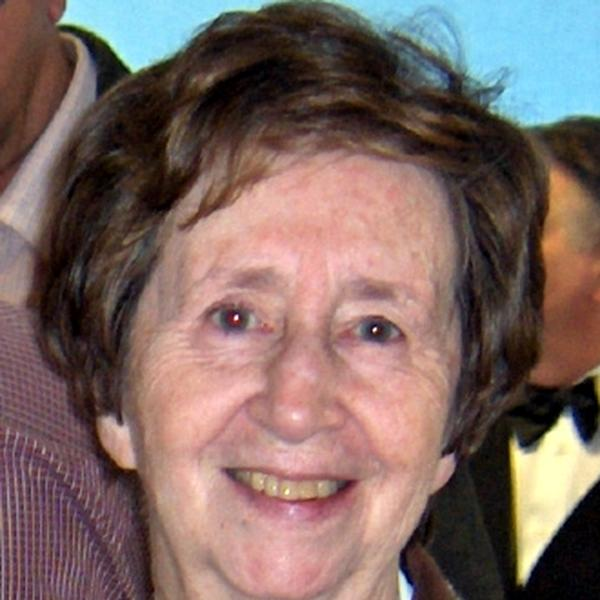
#> input picture orcid-stippling/test_crop1.jpg, 600 x 600 px
$ python process_portrait.py
#> lines starting #> are read from the running program, lines starting #| are printed output that depends on the picture; after the words box and inside, x2 and y2 are one past the last pixel; in counts of white or black regions, pixels touching at a corner belong together
from PIL import Image, ImageOps, ImageFilter, ImageEnhance
import numpy as np

im = Image.open('test_crop1.jpg').convert('RGB')
#> im is the input picture: PIL image 600x600 RGB; mean R, G, B 125, 103.9, 99.2
arr = np.array(im, dtype=np.float32)
r, g, b = arr[:,:,0], arr[:,:,1], arr[:,:,2]
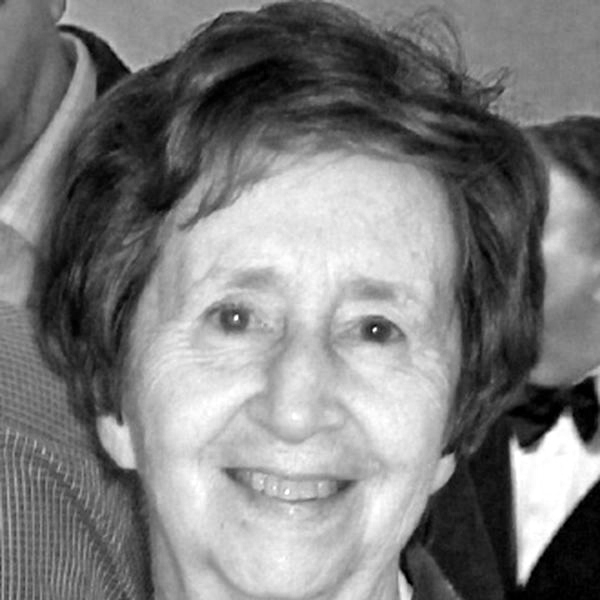
#> r: shape (600, 600) float32; min 0, max 255, mean 125
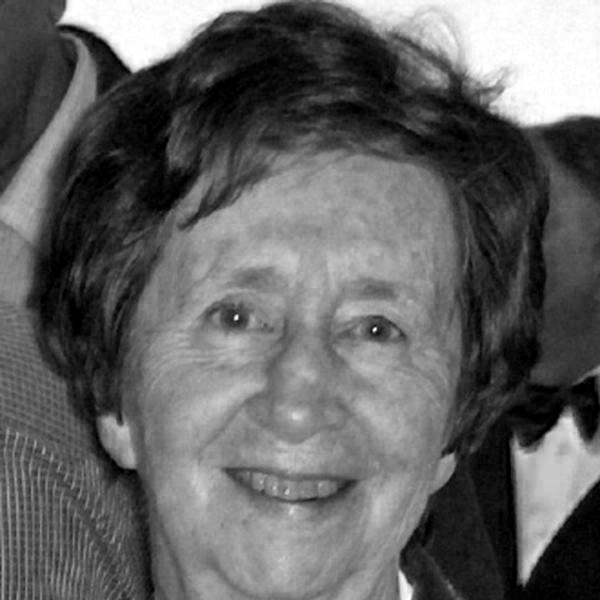
#> b: shape (600, 600) float32; min 0, max 255, mean 99.2

h, w, _ = arr.shape
#> h = 600; w = 600
Y, X = np.mgrid[:h, :w]

# Initialize mask with 1 (subject)
mask = np.ones((h, w), dtype=np.float32)

# 1. Cyan background (top-right)
cyan = (b > 130) & (b > r + 15)
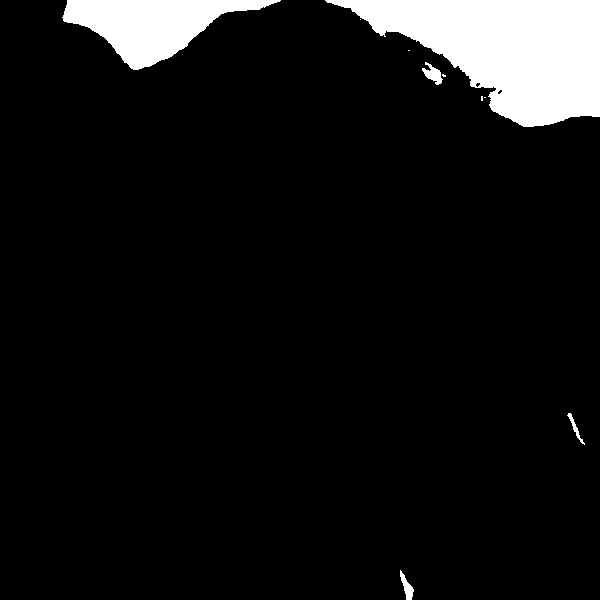
#> cyan: shape (600, 600) bool; 7.8% white; 10 white regions (5 under 20 px), largest, box (x1, y1, x2, y2) and area: (325, 0, 600, 127) 20074, (62, 0, 281, 70) 7475, (422, 62, 443, 85) 229, (400, 570, 414, 600) 184, (567, 413, 585, 445) 115
mask[cyan] = 0.0

# 2. Tuxedo and person on the right
tux = (X > 420) & (r < 90) & (g < 90) & (b < 90)
#> tux: shape (600, 600) bool; 15.2% white; 8 white regions (7 under 20 px), largest, box (x1, y1, x2, y2) and area: (421, 51, 600, 600) 54614
mask[tux] = 0.0
person_r = (X > 465)
mask[person_r] = 0.0

# 3. Person on the left
person_l = (X < 125)
mask[person_l] = 0.0
# Checked shirt
shirt_l = (X < 155) & (Y > 240) & (r > g) & (r > 65)
#> shirt_l: shape (600, 600) bool; 11.7% white; 22 white regions (16 under 20 px), largest, box (x1, y1, x2, y2) and area: (0, 241, 144, 600) 30843, (90, 259, 155, 600) 8397, (86, 241, 155, 342) 2707, (75, 376, 83, 404) 127, (71, 266, 81, 284) 87, (117, 311, 122, 323) 20
mask[shirt_l] = 0.0

# 4. Outer margins (oval)
dist_center = np.sqrt(((X - 300) / 225.0)**2 + ((Y - 300) / 260.0)**2)
mask[dist_center > 1.0] = 0.0

# Smooth the mask boundary
mask_im = Image.fromarray((mask * 255).astype(np.uint8)).filter(ImageFilter.GaussianBlur(6))
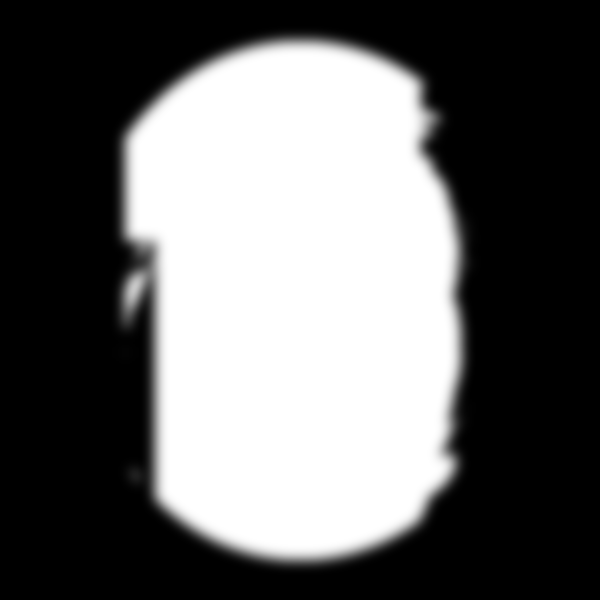
#> mask_im: PIL image 600x600 L; min 0, max 255, mean 102.9
mask_smooth = np.array(mask_im, dtype=np.float32) / 255.0

# Convert to grayscale
gray = ImageOps.grayscale(im)
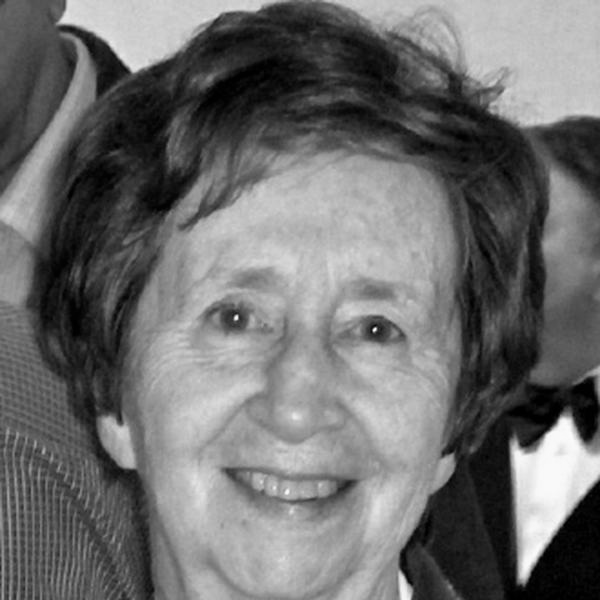
#> gray: PIL image 600x600 L; min 0, max 251, mean 109.7
arr_gray = np.array(gray, dtype=np.float32)

# Apply contrast curve:
# We want clean highlights on skin (so Voronoi doesn't clutter face with dark dots)
# and deep blacks on hair, pupils, nostrils, mouth line, and collar
arr_norm = arr_gray / 255.0

# Tone mapping curve
arr_contrast = np.where(arr_norm > 0.60,
                        1.0 - (1.0 - arr_norm) * 0.45,  # bright highlights
                        np.power(arr_norm / 0.60, 1.6) * 0.60) # darks pushed down
arr_contrast = np.clip(arr_contrast * 255.0, 0, 255)

# Enhance edges (unsharp mask for crisp stippling contours)
enh_im = Image.fromarray(arr_contrast.astype(np.uint8))
sharp_im = enh_im.filter(ImageFilter.UnsharpMask(radius=2, percent=200, threshold=2))
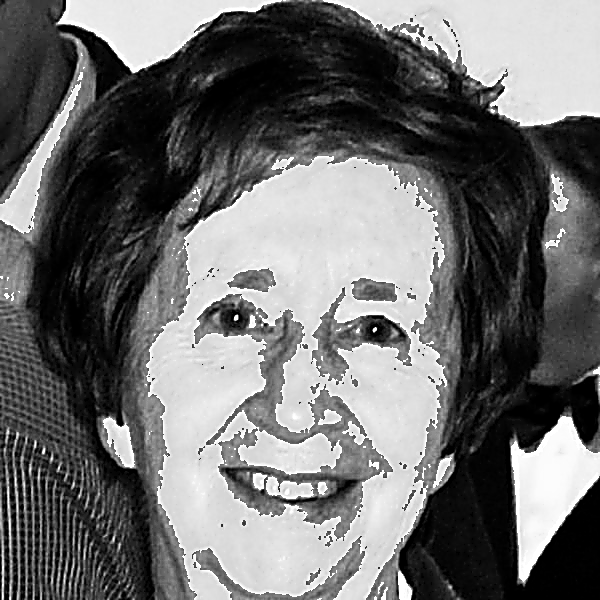
#> sharp_im: PIL image 600x600 L; min 0, max 255, mean 109.9
sharp_arr = np.array(sharp_im, dtype=np.float32)

# Blend with pure white background where mask is 0
final_arr = sharp_arr * mask_smooth + 255.0 * (1.0 - mask_smooth)
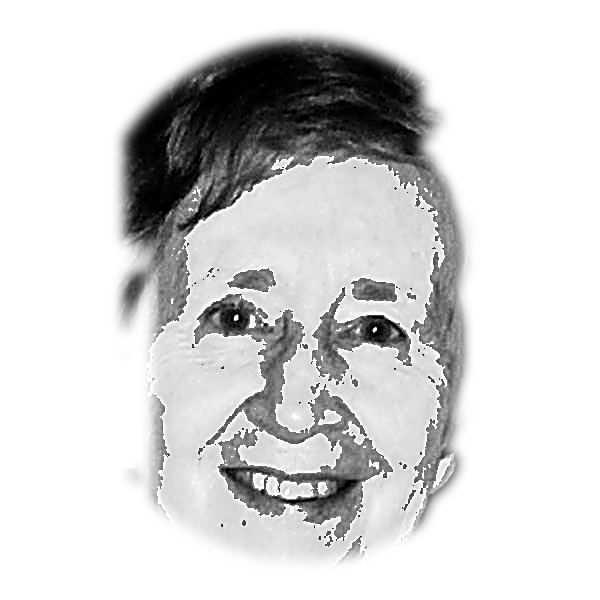
#> final_arr: shape (600, 600) float32; min 0, max 255, mean 211.6
final_im = Image.fromarray(np.clip(final_arr, 0, 255).astype(np.uint8))

final_im.save('margarita_salas_bw.png')
print('margarita_salas_bw.png generated successfully!')
